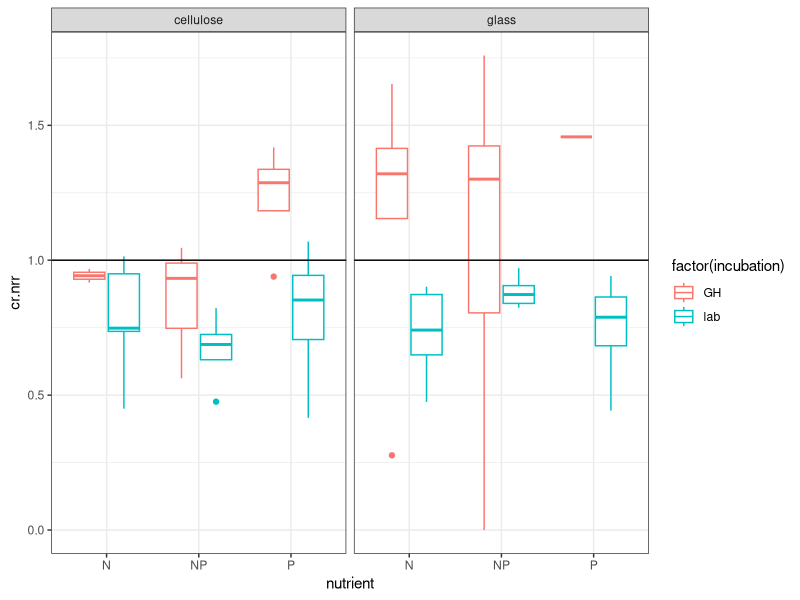
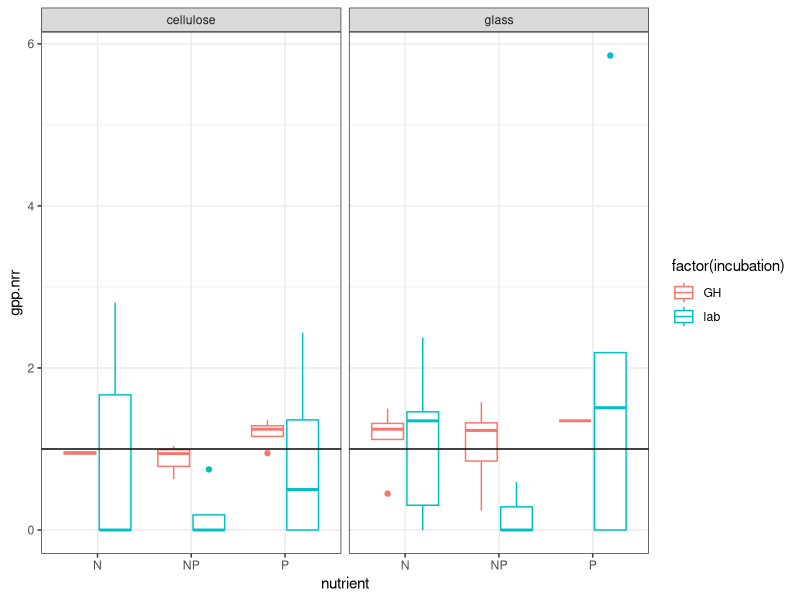

These figures' R source, in order:
#2-Jul-18
#Code to analyze NDS experiment in Yakima Basin
#Sarah Roley, Clay Arango, Alex Alexiades

#Columbia River: Greenhouse vs. lab boxplots
library(ggplot2)

GH_lab<-read.csv("ColumbiaRiver_GH_lab.csv")

GH_lab_noC<-subset(GH_lab, !nutrient=="control")
ggplot(GH_lab_noC, aes(x=nutrient, y= cr.nrr))+geom_boxplot(aes(color=factor(incubation)))+facet_wrap(~top)+theme_bw()+
  geom_hline(yintercept=1)
ggplot(GH_lab_noC, aes(x=nutrient, y= gpp.nrr))+geom_boxplot(aes(color=factor(incubation)))+facet_wrap(~top)+theme_bw()+
  geom_hline(yintercept=1)

#limitation analysis
str(GH_lab)
GH<-subset(GH_lab, incubation=="GH")
GH_glass<-subset(GH, top="glass")
GH_sponge<-subset(GH, top="sponge")

lab<-subset(GH_lab, incubation=="lab")
lab_glass<-subset(GH_lab, top="glass")
lab_sponge<-subset(GH_lab, top="sponge")

str(lab)

#analyze Greenhouse limitation
gpp_GH = aov(gpp.area~N*P, data=GH_glass)
summary(gpp_GH)
     #no limitation of gpp (N limitation at a=0.10)
     #still needs residual analysis

cr_GH = aov(cr.area~N*P, data=GH_sponge)
summary(cr_GH)
     #no limitation of cr (N limitation at a=0.10)
     #still needs residual analysis
     #why are the summary tables identical?

#analyze lab limitation
gpp_lab = aov(gpp.area~N*P, data=lab_glass)
summary(gpp_lab)
     #P limitation of gpp
     #still needs residual analysis

cr_lab = aov(cr.area~N*P, data=lab_sponge)
summary(cr_lab)
     #N limitation of CR
     #still needs residual analysis

#not sure of the plot to use, but we'll want control, N, P, N+P on x axis, and I think GH v. lab inside each panel, with cr for just sponge and gpp for just glass
